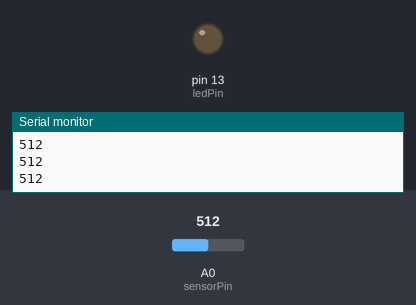
A sketch run on a simulated Arduino Uno, built with avr-gcc and run on an emulated ATmega328P. Shown: output pins drawn as LEDs (lit = HIGH), the last lines printed to the serial monitor. Dashed ring = blinking. The test bench sets the inputs (shaded band); at power-on: A0 (sensorPin) = 512.

Above: at 1.2 s.
1.3 s: A0 (sensorPin) set to 462
2.8 s: A0 (sensorPin) set to 440
At 3.04 s:
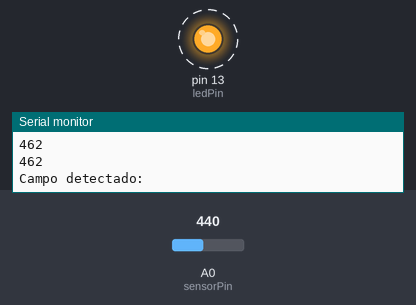
5.8 s: A0 (sensorPin) set to 122
8.8 s: A0 (sensorPin) set to 460
At 10.3 s:
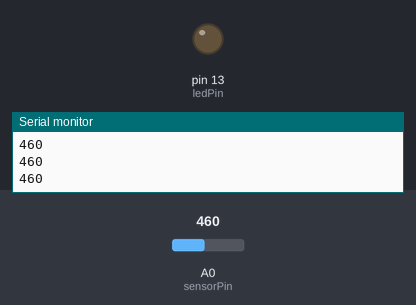
Timing chart, 0 to 11.4 s (numbered marks = the images above; inputs shaded):
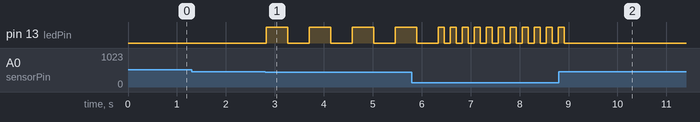

The sketch:

MSA_03.ino
```cpp
/*
***********************************************
Tutorial Arduino Sensor Magnetico efecto Hall
https://conbotassucias.wordpress.com/
***********************************************

Este ejemplo utiliza un sensor 49E,
montado en un módulo con un  amplificador
operacional LM393

Al detectar un campo magnetico, imprimirá el
valor sobre el monitor serie.
Según va aumentando el valor del campo magnetico
el led parpadea más rápido.
*/
 //declaramos las variables
int  sensorPin  =  A0;     // pin de entrada del sensor
int  ledPin  =  13;   // pin de salida para el LED
int  sensorValue =  0;  // variable para almacenar el valor procedente del sensor

void setup()
{                 //la variable analogica no se declara
pinMode(ledPin,OUTPUT); //definimos el pin 13 como salida
Serial.begin(9600);
}
void loop()
{
sensorValue =  analogRead(sensorPin);
if (sensorValue < 450 || sensorValue > 600)  // valores bajos o altos implican campo detectado
  {Serial.print("Campo detectado: ");  // imprime leyenda si detecta campo

/* Enciende y apaga led con un retardo conforme
  al valor entregado por el sensor*/

digitalWrite(ledPin,  HIGH);
delay(sensorValue);
digitalWrite(ledPin,  LOW);
delay(sensorValue);}
if (sensorValue < 540 || sensorValue > 560) //esta comparación es para que no esté escibiendo con valores nulos
{ Serial.println(sensorValue,  DEC);

}
}
```

Measured:
- the behaviour switches between 450 and 449 on A0 (sensorPin) (found by bisection; images 0 and 1)
- after the input at 2.8 s, pin 13 (ledPin): alternates HIGH for 0.44 s and LOW for 0.44 s, starting at once
- after the input at 8.8 s, pin 13 (ledPin): goes on until 8.9 s, then stays LOW
